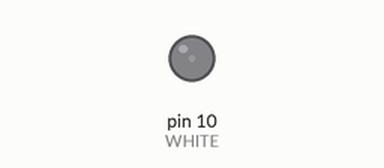
This sketch was run on a simulated Arduino Uno, built with avr-gcc and run on an emulated ATmega328P. On the bench: output pins drawn as LEDs (lit = HIGH).

Above: at 0.05 s.
At 1.55 s:
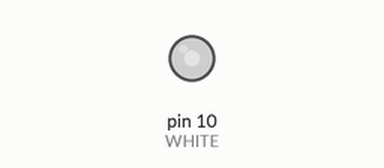
At 2.4 s:
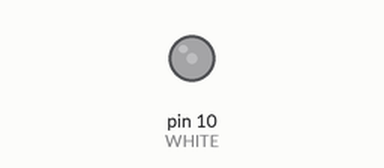
Timing chart, 0 to 6.9 s (numbered marks = the images above):
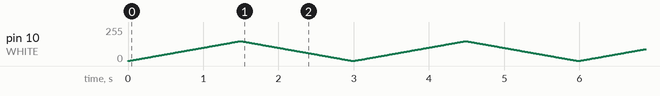

The sketch:

WHITE.ino
```cpp
int WHITE = 10;
int COLOR =10;
void setup() {
  // put your setup code here, to run once:
  pinMode(WHITE,OUTPUT);

}

void loop() {
  // put your main code here, to run repeatedly:
 for(int i=1; i<150 ; i++)
 {
  analogWrite(WHITE, i);
  delay(COLOR);
  }

  for(int i=150; i>0 ; i--)
 {
  analogWrite(WHITE, i);
  delay(COLOR);
  }
}
```
